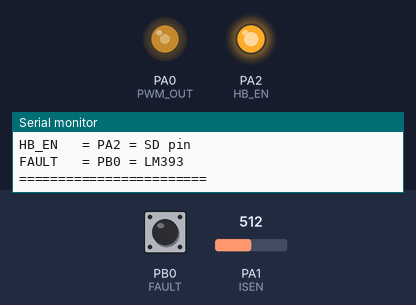
This sketch was run on a simulated STM32 Blue Pill. Parts: output pins drawn as LEDs (lit = HIGH), the last lines printed to the serial monitor. Inputs (shaded band) come from the test bench; at power-on: PB0 (FAULT) HIGH, PA1 (ISEN) = 512.

Above: at 0.51 s.
At 1.8 s:
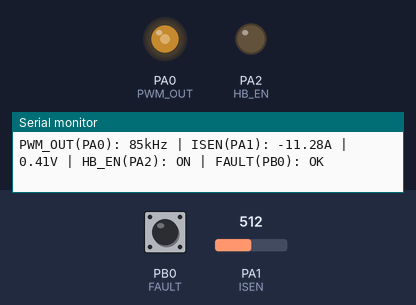
1.9 s: PB0 (FAULT) pulled LOW for 0.3 s
At 2.8 s:
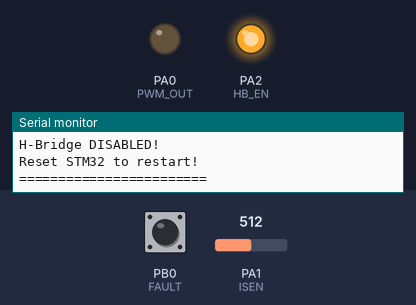
Timing chart, 0 to 4.9 s (numbered marks = the images above; inputs shaded):
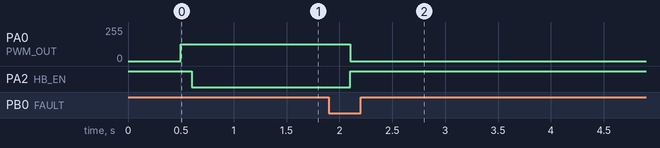

The sketch:

tx_stm32.ino.ino
```cpp
// WPT TX Controller
// STM32F103C6 - Arduino IDE
//
// PIN CONNECTIONS:
// PA0 = PWM_OUT → IR2110#1 HIN+LIN
//               → 74HC14N → IR2110#2 HIN+LIN
// PA1 = ISEN    → ACS712 VIOUT (analog)
// PA2 = HB_EN   → IR2110 SD (LOW=enable!)
// PB0 = FAULT   → LM393 OUT (LOW=fault!)
// RST = Hardware reset only (no code needed)

#define PWM_OUT   PA0  // PWM output 85kHz
#define ISEN      PA1  // Current sense analog
#define HB_EN     PA2  // SD pin LOW=enable
#define FAULT     PB0  // Fault LOW=fault

HardwareTimer *pwmTimer;

void setup() {
  Serial.begin(9600);

  // Configure all pins
  pinMode(PWM_OUT, OUTPUT);       // PA0 PWM
  pinMode(HB_EN,   OUTPUT);       // PA2 SD
  pinMode(FAULT,   INPUT_PULLUP); // PB0 fault
  pinMode(ISEN,    INPUT_ANALOG); // PA1 ADC

  // Safe start
  // SD HIGH = H-Bridge DISABLED
  digitalWrite(HB_EN, HIGH);
  digitalWrite(PWM_OUT, LOW);

  delay(500);

  // Setup PWM on PA0 at 85kHz 50% duty
  pwmTimer = new HardwareTimer(TIM2);
  pwmTimer->setMode(1, TIMER_OUTPUT_COMPARE_PWM1, PWM_OUT);
  pwmTimer->setOverflow(85000, HERTZ_FORMAT);
  pwmTimer->setCaptureCompare(1, 50, PERCENT_COMPARE_FORMAT);
  pwmTimer->resume();

  Serial.println("========================");
  Serial.println("WPT TX System Starting");
  Serial.println("========================");
  Serial.println("PWM_OUT = PA0 = 85kHz");
  Serial.println("ISEN    = PA1 = ACS712");
  Serial.println("HB_EN   = PA2 = SD pin");
  Serial.println("FAULT   = PB0 = LM393");
  Serial.println("========================");

  // Check fault before enabling
  delay(100);

  if(digitalRead(FAULT) == HIGH) {
    // No fault → Enable H-Bridge
    // SD LOW = ENABLED!
    digitalWrite(HB_EN, LOW);
    Serial.println("No fault detected!");
    Serial.println("H-Bridge ENABLED!");
    Serial.println("PWM running at 85kHz!");
  }
  else {
    // Fault at startup!
    pwmTimer->pause();
    digitalWrite(PWM_OUT, LOW);
    Serial.println("FAULT at startup!");
    Serial.println("Check LM393!");
  }
}

void loop() {

  // ================================
  // CHECK FAULT PIN (PB0)
  // LOW = FAULT detected!
  // ================================
  if(digitalRead(FAULT) == LOW) {

    // Immediately disable H-Bridge!
    // SD HIGH = DISABLED!
    digitalWrite(HB_EN, HIGH);

    // Stop PWM
    pwmTimer->pause();
    digitalWrite(PWM_OUT, LOW);

    Serial.println("========================");
    Serial.println("!!!! FAULT DETECTED !!!!");
    Serial.println("H-Bridge DISABLED!");
    Serial.println("Reset STM32 to restart!");
    Serial.println("========================");

    // Stay in fault state forever
    while(true) {
      delay(1000);
      Serial.println("FAULT STATE - Reset required!");
    }
  }

  // ================================
  // READ CURRENT (PA1 = ISEN)
  // ACS712: 2.5V = 0A
  // 185mV per Amp
  // ================================
  int adc    = analogRead(ISEN);
  float volt = (adc * 3.3f) / 4096.0f;
  float curr = (volt - 2.5f) / 0.185f;

  // ================================
  // SOFTWARE OVERCURRENT BACKUP
  // LM393 = primary hardware protection
  // This = software backup only!
  // ================================
  if(curr > 4.5f) {
    Serial.println("Software overcurrent!");

    // Brief disable
    digitalWrite(HB_EN, HIGH); // SD HIGH = off
    delay(100);

    // Re-enable if no hardware fault
    if(digitalRead(FAULT) == HIGH) {
      digitalWrite(HB_EN, LOW); // SD LOW = on
      Serial.println("Re-enabled after overcurrent!");
    }
  }

  // ================================
  // PRINT STATUS
  // ================================
  Serial.print("PWM_OUT(PA0): 85kHz | ");
  Serial.print("ISEN(PA1): ");
  Serial.print(curr);
  Serial.print("A | ");
  Serial.print(volt);
  Serial.print("V | ");
  Serial.print("HB_EN(PA2): ");
  Serial.print(digitalRead(HB_EN) == LOW ? "ON" : "OFF");
  Serial.print(" | FAULT(PB0): ");
  Serial.println(digitalRead(FAULT) == HIGH ? "OK" : "FAULT!");

  delay(500);
}
```

Measured:
- after the input at 1.9 s, PA0 (PWM_OUT): 127/255 → 0/255 after 0.20 s; PA2 (HB_EN): LOW → HIGH after 0.20 s
